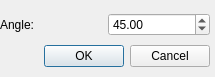
<?xml version="1.0" encoding="UTF-8"?>
<ui version="4.0">
 <class>DialogAngle</class>
 <widget class="QDialog" name="DialogAngle">
  <property name="geometry">
   <rect>
    <x>0</x>
    <y>0</y>
    <width>215</width>
    <height>77</height>
   </rect>
  </property>
  <property name="windowTitle">
   <string>Dialog</string>
  </property>
  <widget class="QWidget" name="layoutWidget">
   <property name="geometry">
    <rect>
     <x>0</x>
     <y>10</y>
     <width>210</width>
     <height>60</height>
    </rect>
   </property>
   <layout class="QVBoxLayout" name="verticalLayout">
    <item>
     <layout class="QHBoxLayout" name="horizontalLayout">
      <item>
       <widget class="QLabel" name="label">
        <property name="text">
         <string>Angle:</string>
        </property>
       </widget>
      </item>
      <item>
       <widget class="QDoubleSpinBox" name="SpinBox_Angle">
        <property name="decimals">
         <number>2</number>
        </property>
        <property name="maximum">
         <double>360.000000000000000</double>
        </property>
        <property name="value">
         <double>45.000000000000000</double>
        </property>
       </widget>
      </item>
     </layout>
    </item>
    <item>
     <widget class="QDialogButtonBox" name="buttonBox">
      <property name="orientation">
       <enum>Qt::Horizontal</enum>
      </property>
      <property name="standardButtons">
       <set>QDialogButtonBox::Cancel|QDialogButtonBox::Ok</set>
      </property>
     </widget>
    </item>
   </layout>
  </widget>
 </widget>
 <resources/>
 <connections>
  <connection>
   <sender>buttonBox</sender>
   <signal>accepted()</signal>
   <receiver>DialogAngle</receiver>
   <slot>accept()</slot>
   <hints>
    <hint type="sourcelabel">
     <x>248</x>
     <y>254</y>
    </hint>
    <hint type="destinationlabel">
     <x>157</x>
     <y>274</y>
    </hint>
   </hints>
  </connection>
  <connection>
   <sender>buttonBox</sender>
   <signal>rejected()</signal>
   <receiver>DialogAngle</receiver>
   <slot>reject()</slot>
   <hints>
    <hint type="sourcelabel">
     <x>316</x>
     <y>260</y>
    </hint>
    <hint type="destinationlabel">
     <x>286</x>
     <y>274</y>
    </hint>
   </hints>
  </connection>
 </connections>
</ui>
